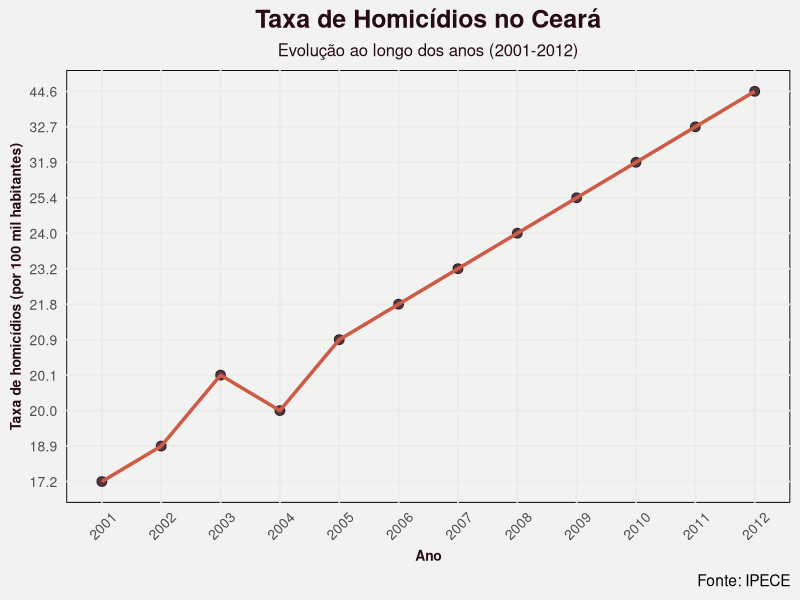
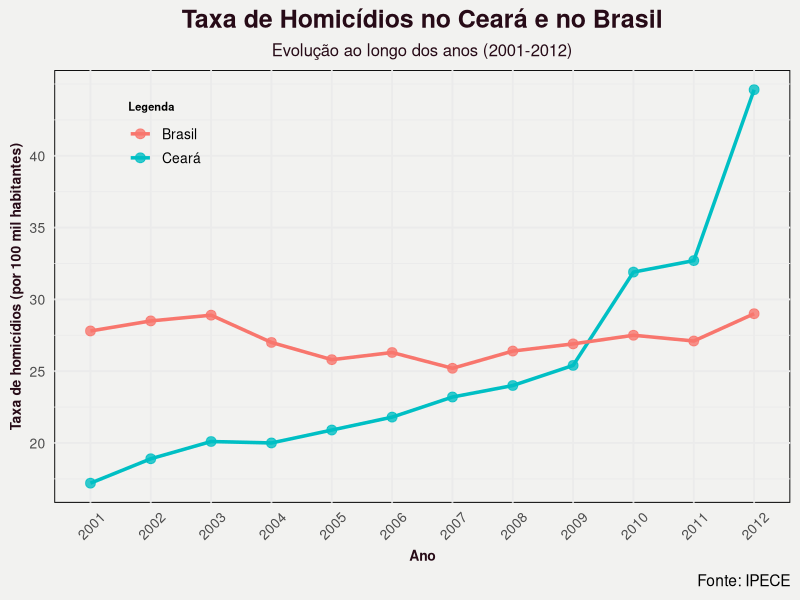
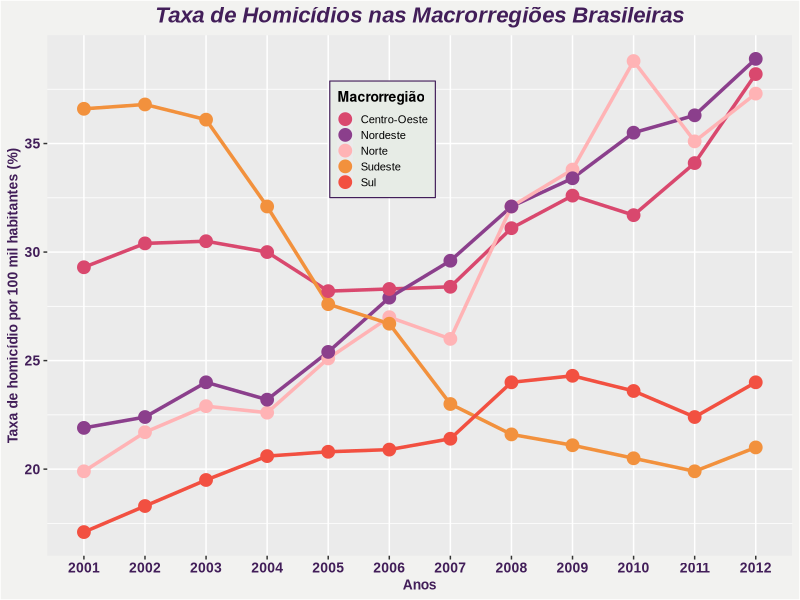
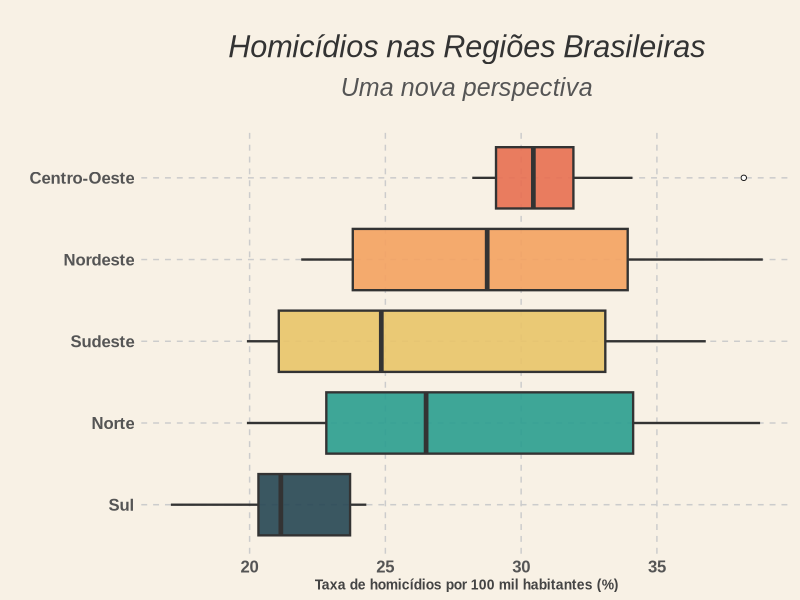
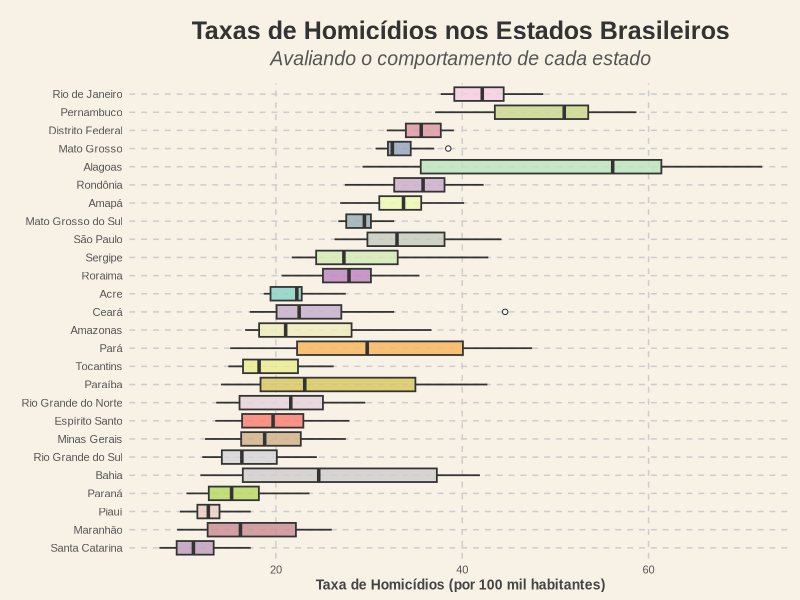
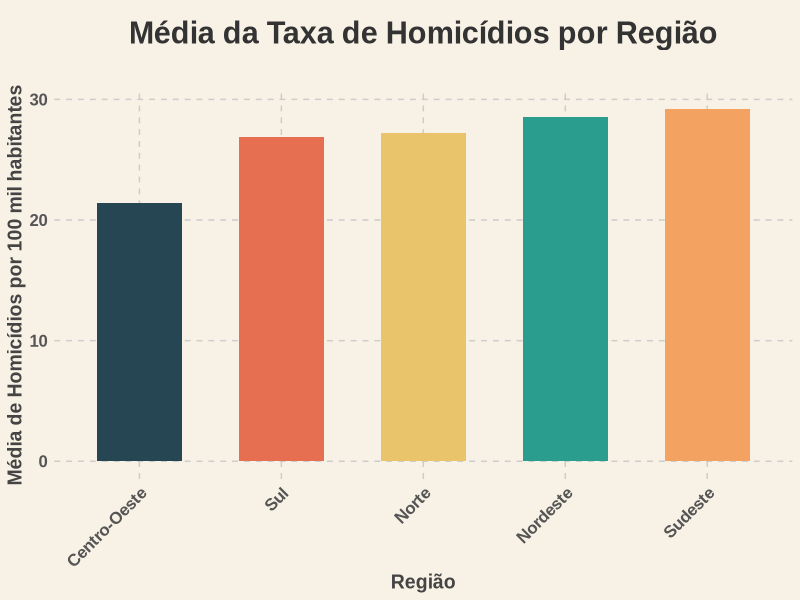
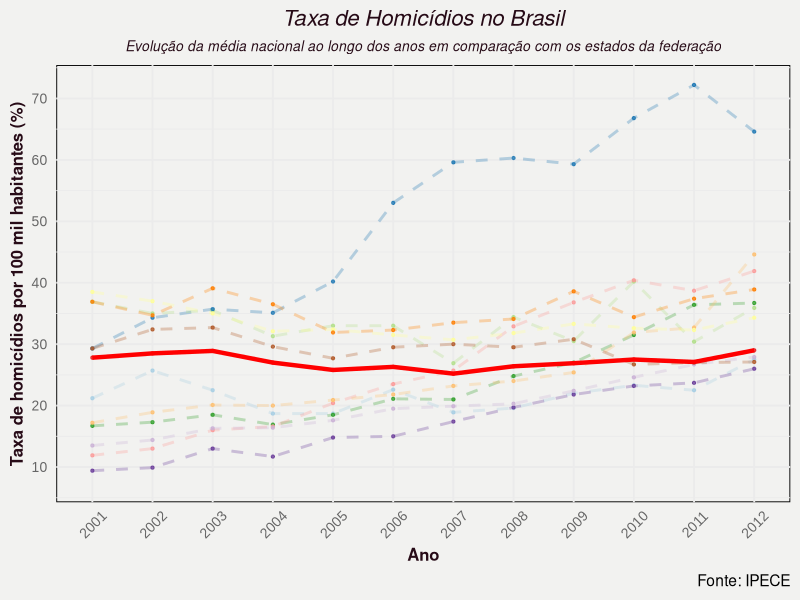
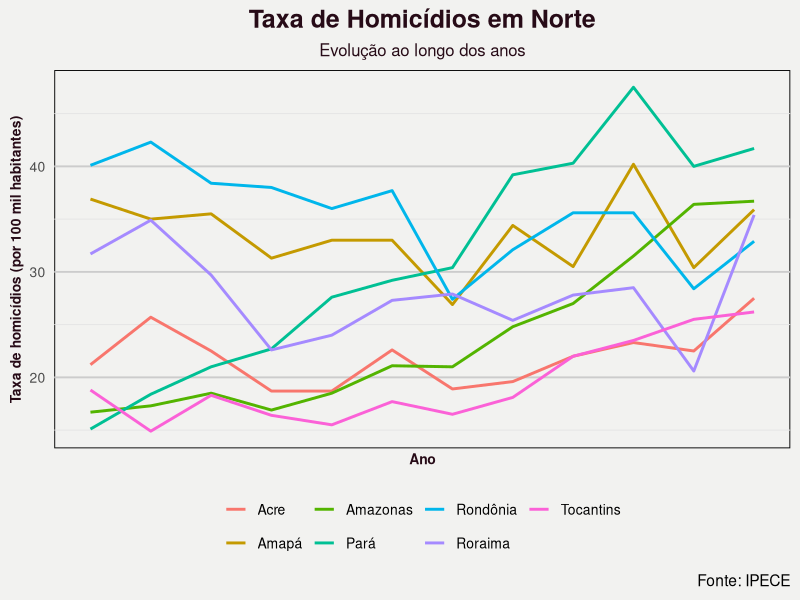

These figures' R source, in order:
## ---- chunk 1
library(ggplot2)
library(readr)
library(readxl)
library(dplyr)
library(tidyverse)
library(forcats) 
## ---- chunk 2
dados_estados <- read_excel("dados_estados.csv")
dados_ce_mg <- read_excel("dados_ce_mg.csv")
dados_regiao <- read_excel("dados_regiao.csv")
dados_estados_regiao <- read_excel("dados_estados_regiao.csv")
resumo <- read_excel("medidas_resumo.csv")
## ---- chunk 3
dados_ceara <- read_excel("dados_ce_mg.xlsx") %>%
  filter(regiao == "Ceará") %>%
  mutate(ano = as.integer(ano)) %>%  
  arrange(ano) 

dados_brasil <- read_excel("dados_ce_mg.xlsx") %>%
  filter(regiao == "BRASIL") %>%
  mutate(ano = as.integer(ano)) %>%  
  arrange(ano)
## ---- chunk 4
ggplot(dados_ceara, aes(x = factor(ano), y = taxa, group = 1)) +  
  geom_point(color = "#270B17", size = 3, alpha = 0.8) +    
  geom_line(color = "#CD5B45", size = 1.2, linetype = "solid") +  
  labs(title = "Taxa de Homicídios no Ceará",
       subtitle = "Evolução ao longo dos anos (2001-2012)",
       x = "Ano", 
       y = "Taxa de homicídios (por 100 mil habitantes)",
       caption = "Fonte: IPECE",
       color = "Legenda") + 
  
  theme_minimal(base_size = 14) + 
  theme(
    plot.title = element_text(hjust = 0.5, size = 18, face = "bold", color = "#270B17"),
    plot.subtitle = element_text(hjust = 0.5, size = 12, color = "#270B17"),
    plot.background = element_rect(fill = "#F2F2F0", color = NA),  
    panel.background = element_rect(fill = "#F2F2F0"),
    axis.text.x = element_text(angle = 45, vjust = 0.6, size = 10),  
    axis.text.y = element_text(size = 10),  
    axis.title.x = element_text(size = 10, face = "bold", color = "#270B17"),  
    axis.title.y = element_text(size = 10, face = "bold", color = "#270B17"),  
    axis.title = element_text(face = "bold")
  )

## ---- chunk 5
ggplot() +
  geom_point(data = dados_ceara, aes(x = factor(ano), y = as.numeric(taxa), color = "Ceará"), size = 3, alpha = 0.8) +
  geom_line(data = dados_ceara, aes(x = factor(ano), y = as.numeric(taxa), group = 1, color = "Ceará"), size = 1.2, linetype = "solid") +
  geom_point(data = dados_brasil, aes(x = factor(ano), y = as.numeric(taxa), color = "Brasil"), size = 3, alpha = 0.8) +
  geom_line(data = dados_brasil, aes(x = factor(ano), y = as.numeric(taxa), group = 1, color = "Brasil"), size = 1.2, linetype = "solid") +
  labs(title = "Taxa de Homicídios no Ceará e no Brasil",
       subtitle = "Evolução ao longo dos anos (2001-2012)",
       x = "Ano", 
       y = "Taxa de homicídios (por 100 mil habitantes)",
       caption = "Fonte: IPECE",
       color = "Legenda") +  
  theme_minimal(base_size = 14) + 
  theme(
    plot.title = element_text(hjust = 0.5, size = 18, face = "bold", color = "#270B17"),
    plot.subtitle = element_text(hjust = 0.5, size = 12, color = "#270B17"),
    plot.background = element_rect(fill = "#F2F2F0", color = NA), 
    panel.background = element_rect(fill = "#F2F2F0"),
    axis.text.x = element_text(angle = 45, vjust = 0.6, size = 10),  
    axis.text.y = element_text(size = 10),  
    axis.title.x = element_text(size = 10, face = "bold", color = "#270B17"),  
    axis.title.y = element_text(size = 10, face = "bold", color = "#270B17"),  
    axis.title = element_text(face = "bold"),
    legend.position = c(0.15, 0.85),  
    legend.title = element_text(size = 8, face = "bold"),
    legend.text = element_text(size = 10)
  ) + 
  scale_y_continuous(breaks = seq(0, max(c(dados_ceara$taxa, dados_brasil$taxa)), by = 5)) 

## ---- chunk 6
dados_regiao$taxa <- as.numeric(dados_regiao$taxa)

ggplot(dados_regiao, aes(x = as.character(ano), y = taxa, color = regiao, group = regiao)) +
  geom_line(size = 1.2) + 
  geom_point(size = 4) + 
  labs(
    x = "Anos", 
    y = "Taxa de homicídio por 100 mil habitantes (%)", 
    title = "Taxa de Homicídios nas Macrorregiões Brasileiras", 
    color = "Macrorregião"
  ) +
  scale_color_manual(values = c("#D9486E", "#8B3F8C", "#FFB3B5", "#F2913D", "#F25041")) +
  scale_x_discrete() + 
  theme(
    plot.title = element_text(hjust = 0.5, size = 16, family = "Arial", face = "bold.italic", color = "#421E59"),
    plot.background = element_rect(fill = "#F2F2F0"),
    axis.title = element_text(hjust = 0.5, size = 10, family = "Arial", face = "bold", color = "#421E59"),
    axis.text.y = element_text(size = 10, family = "Arial", face = "bold", color = "#421E59"),
    axis.text.x = element_text(size = 10, family = "Arial", face = "bold", color = "#421E59"),
    legend.position = c(0.45, 0.8),  
    legend.text = element_text(size = 8, family = "Arial"),
    legend.title = element_text(size = 10, face = "bold"),
    legend.background = element_rect(fill = "#E7ECE6", color = "#421E59", size = 0.4),
    legend.key.size = unit(0.6, "mm"),
      ) 
## ---- chunk 7
dados_regiao$regiao <- fct_reorder(dados_regiao$regiao, dados_regiao$taxa, min)

ggplot(dados_regiao, aes(x = regiao, y = taxa, fill = regiao)) +
  geom_boxplot(size = 0.8, alpha = 0.9, outlier.shape = 21, outlier.fill = "white", outlier.color = "black") +
  scale_fill_manual(values = c("#264653", "#2A9D8F", "#E9C46A", "#F4A261", "#E76F51")) +  
  labs(
    title = "Homicídios nas Regiões Brasileiras",
    subtitle = "Uma nova perspectiva",
    x = "",
    y = "Taxa de homicídios por 100 mil habitantes (%)"
  ) +
  theme_minimal(base_family = "Arial") +
  theme(
    plot.background = element_rect(fill = "#F8F1E5", color = NA),
    panel.background = element_rect(fill = "#F8F1E5", color = NA),
    plot.title = element_text(hjust = 0.5, size = 22, face = "italic", color = "#333333", margin = margin(20, 0, 10, 0)),  
    plot.subtitle = element_text(hjust = 0.5, size = 18, face = "italic", color = "#555555", margin = margin(0, 0, 20, 0)),  
    axis.title.y = element_text(size = 14, face = "bold", color = "#444444"),
    axis.title.x = element_text(size = 10, face = "bold", color = "#444444"),
    axis.text = element_text(size = 12, face = "bold", color = "#555555"),
    panel.grid.major = element_line(color = "gray80", linetype = "dashed"),
    panel.grid.minor = element_blank(),
    legend.position = "none"
  ) +
  coord_flip()

## ---- chunk 8

dados_filtrados <- dados_estados %>%
  filter(regiao != "BRASIL")

paleta_27_cores <- colorRampPalette(RColorBrewer::brewer.pal(12, "Set3"))(27)
ggplot(dados_filtrados, aes(x = fct_reorder(regiao, taxa, .fun = min), 
                            y = taxa, fill = regiao)) +
  geom_boxplot(size = 0.6, alpha = 0.85, outlier.shape = 21, outlier.color = "black", outlier.fill = "white") +
  scale_fill_manual(values = paleta_27_cores) +  
  labs(
    title = "Taxas de Homicídios nos Estados Brasileiros",
    subtitle = "Avaliando o comportamento de cada estado",
    x = " ",
    y = "Taxa de Homicídios (por 100 mil habitantes)"
  ) +
  coord_flip() +  
  guides(fill = FALSE) +  
  theme_minimal(base_family = "Arial") +
  theme(
    plot.background = element_rect(fill = "#F8F1E5", color = NA),
    panel.background = element_rect(fill = "#F8F1E5", color = NA),
    plot.title = element_text(hjust = 0.5, size = 18, face = "bold", color = "#333333", margin = margin(10, 0, 5, 0)),  
    plot.subtitle = element_text(hjust = 0.5, size = 14, face = "italic", color = "#555555", margin = margin(0, 0, 10, 0)),  
    axis.title.x = element_text(size = 10, face = "bold", color = "#444444"),
    axis.title.y = element_text(size = 8, face = "bold", color = "#444444"),
    axis.text = element_text(size = 8, face = "plain", color = "#555555"),
    panel.grid.major = element_line(color = "gray80", linetype = "dashed"),
    panel.grid.minor = element_blank()
  )

## ---- chunk 9
dados <- data.frame(
  regiao = c("Norte", "Nordeste", "Sudeste", "Sul", "Centro-Oeste"),
  media = c(27.2, 28.53, 29.22, 26.92, 21.41)
)

ggplot(dados, aes(x = reorder(regiao, media), y = media, fill = regiao)) +
  geom_bar(stat = "identity", width = 0.6, show.legend = FALSE) +  
  scale_fill_manual(values = c("#264653", "#2A9D8F", "#E9C46A", "#F4A261", "#E76F51")) +  
  labs(
    title = "Média da Taxa de Homicídios por Região",
    subtitle = " ",
    x = "Região",
    y = "Média de Homicídios por 100 mil habitantes"
  ) +
  theme_minimal(base_family = "Arial") +
  theme(
    plot.title = element_text(hjust = 0.5, size = 22, face = "bold", color = "#333333", margin = margin(10, 0, 5, 0)),  
    plot.subtitle = element_text(hjust = 0.5, size = 16, color = "#555555", margin = margin(0, 0, 10, 0)),  
    axis.title = element_text(size = 14, face = "bold", color = "#444444"),
    axis.text = element_text(size = 12, face = "bold", color = "#555555"),
    axis.text.x = element_text(angle = 45, vjust = 1, hjust = 1),  
    panel.grid.major = element_line(color = "gray80", linetype = "dashed"),
    panel.grid.minor = element_blank(),
    plot.background = element_rect(fill = "#F8F1E5", color = NA),
    panel.background = element_rect(fill = "#F8F1E5", color = NA)
  )
## ---- chunk 10
ggplot(dados_estados, aes(x = as.character(ano), y = taxa, color = regiao, group = regiao)) +
  geom_line(size = 1, linetype = "dashed", alpha = 0.3) +  
  geom_point(size = 0.8, alpha = 0.8) +  
  labs(
    title = "Taxa de Homicídios no Brasil",
    subtitle = "Evolução da média nacional ao longo dos anos em comparação com os estados da federação",
    x = "Ano", 
    y = "Taxa de homicídios por 100 mil habitantes (%)",
    caption = "Fonte: IPECE",
    color = "Região"
  ) +
  theme_minimal(base_size = 14) + 
  theme(
    plot.title = element_text(hjust = 0.5, size = 16, face = "italic", color = "#270B17"),
    plot.subtitle = element_text(hjust = 0.5, size = 10, face = "italic", color = "#270B17"),
    plot.background = element_rect(fill = "#F2F2F0", color = NA),  
    panel.background = element_rect(fill = "#F2F2F0"),
    axis.text.x = element_text(angle = 45, vjust = 0.6, size = 10, family = "Arial", face = "plain", color = "gray40"),
    axis.text.y = element_text(size = 10, family = "Arial", face = "plain", color = "gray40"),
    axis.title.x = element_text(size = 12, face = "bold", color = "#270B17"),  
    axis.title.y = element_text(size = 12, face = "bold", color = "#270B17"),  
    legend.position = "none"
  ) + 
  scale_x_discrete() + 
  scale_y_continuous(breaks = seq(0, 100, 10)) + 
  scale_color_brewer(palette = "Paired") +
  geom_line(data = dados_estados %>% filter(regiao == "BRASIL"), 
            aes(x = as.character(ano), y = taxa), 
            color = "red", size = 1.5, linetype = "solid")   



## ---- chunk 11
# Para cada regiao no dataset, criar um gráfico separado
regioes <- unique(dados_estados_regiao$regiao)

# Lista para armazenar os gráficos
grafico_lista <- list()

for (regiao in regioes) {
  grafico_lista[[regiao]] <- ggplot(data = dados_estados_regiao %>% filter(regiao == !!regiao), aes(x = ano, y = taxa, color = estado)) +
    geom_line(size = 1) +  
    scale_x_discrete() +
    scale_y_continuous(breaks = seq(0, 100, 10)) +
    labs(title = paste("Taxa de Homicídios em", regiao),
         subtitle = "Evolução ao longo dos anos",
         x = "Ano", 
         y = "Taxa de homicídios (por 100 mil habitantes)",
         caption = "Fonte: IPECE",
         color = "Legenda") + 
    theme_minimal(base_size = 14) + 
    theme(
      plot.title = element_text(hjust = 0.5, size = 18, face = "bold", color = "#270B17"),
      plot.subtitle = element_text(hjust = 0.5, size = 12, color = "#270B17"),
      plot.background = element_rect(fill = "#F2F2F0", color = NA),  
      panel.background = element_rect(fill = "#F2F2F0"),
      axis.text.x = element_text(angle = 45, vjust = 0.6, size = 10),  
      axis.text.y = element_text(size = 10),  
      axis.title.x = element_text(size = 10, face = "bold", color = "#270B17"),  
      axis.title.y = element_text(size = 10, face = "bold", color = "#270B17"),  
      axis.title = element_text(face = "bold"),
      legend.position = "bottom",  
      legend.text = element_text(size = 10),  
      legend.title = element_blank(),  
      strip.text = element_text(size = 14, face = "bold"),  
      panel.spacing = unit(1, "lines"),  
      panel.grid.major = element_line(color = "grey80"), 
      panel.grid.minor = element_line(color = "grey90")  
    )}
  
grafico_lista

